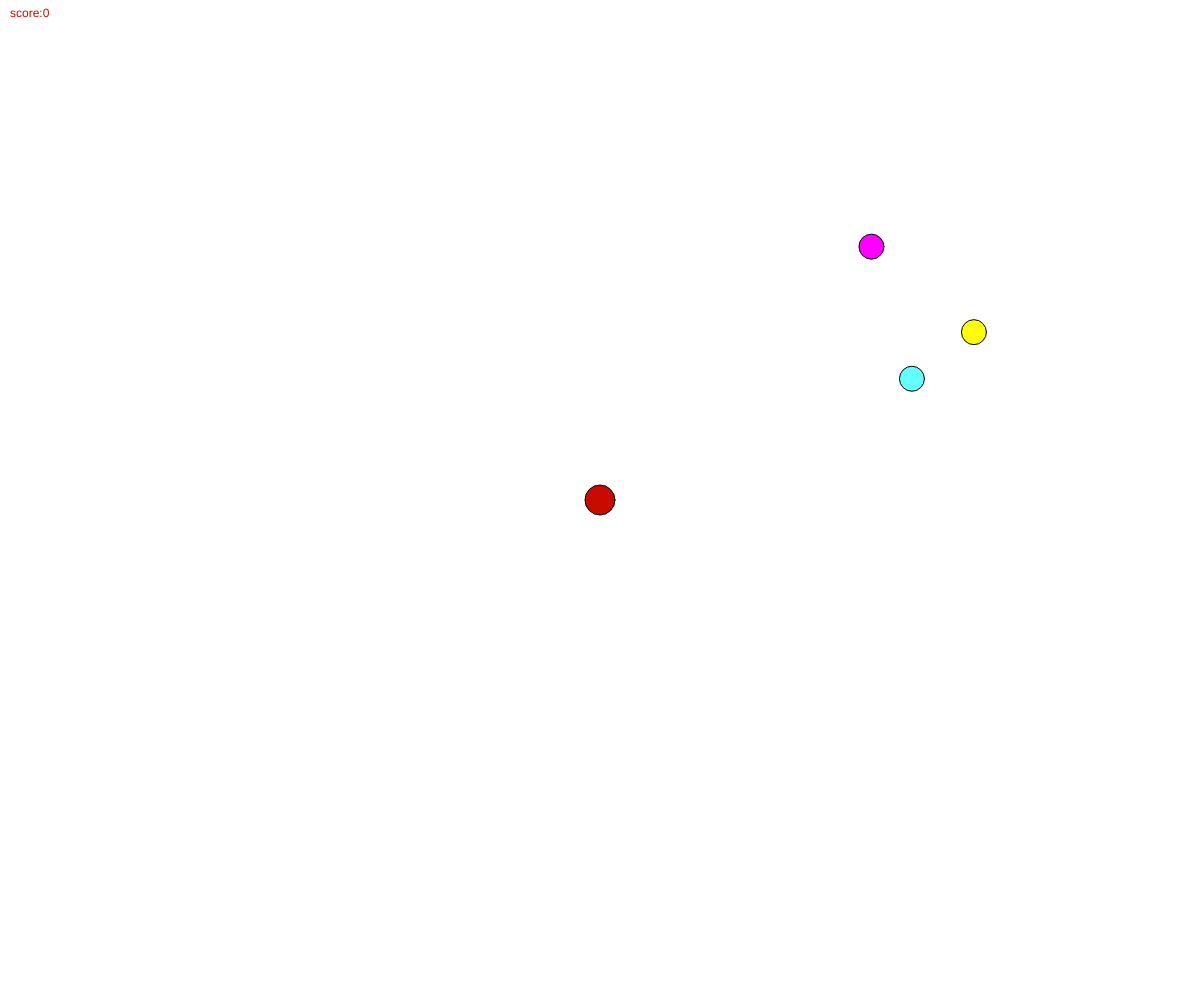
Frame 1 (no input)
Frame 60 (no input): identical to frame 1, image omitted
Frame 120 (the mouse pressed at the canvas centre since frame 60): identical to frame 1, image omitted

The p5.js sketch that drew this single still picture (run headless with seeded random() and noise() and a simulated clock; from frame 60 on, the mouse is pressed at the canvas centre):

// p5.js sketch
// ── sketch.js
var ballSize, vY, vX, accX, accY, posX, posY, 
f, bonus, malus, block, bpX, bpY, blpX, blpY, mpX,
mpY, score;

function setup() {

  createCanvas(windowWidth, windowHeight);

  ellipseMode(CENTER);
  score = 0;
  bonus = 25;
  bpX = random(50, windowWidth);
  bpY = random(50, windowHeight);

  malus = 25;
  mpX = random(50, windowWidth);
  mpY = random(50, windowHeight);

  block = 25;
  blpX = random(50, windowWidth);
  blpY = random(50, windowHeight);

  ballSize = 30;
  vX = 0;
  vY = 0;
  posX = windowWidth / 2;
  posY = windowHeight / 2;
}

function draw() {
  background(255);

  bomablock();
  drawBall();

  /*textSize(45);
  text("Rx: " + floor(rotationX), 100, 100);
  text("Ry: " + floor(rotationY), 100, 150);
  text("Rz: " + floor(rotationZ), 100, 200);
  */
  // soit f la friction.
  f = 0.001;

  //accélération
  accX = rotationY * f;
  accY = rotationX * f;

  //vitesse
  vX += accX;
  vY += accY;

  //position
  posX += vX;
  posY += vY;

  text("score:" + score, 10, 17);

  /*texte afficher
  text("accX: " + floor(accX), 100, 300);
  text("vX: " + floor(vX), 100, 350);
  text("accY: " + floor(accY), 100, 400);
  text("vY: " + floor(vY), 100, 450);
  */

  //condition de rebond sur les bords
  if ((posX + ballSize / 2) >= windowWidth || (posX - ballSize / 2) <= 0) {
    vX = -vX;
  }
  if ((posY + ballSize / 2) >= windowHeight || (posY - ballSize / 2) <= 0) {
    vY = -vY;
  }

  if (dist(posX, posY, bpX, bpY) <= ballSize / 2 + bonus / 2) {
    score = score + 10;

  } else if (dist(posX, posY, mpX, mpY) <= ballSize / 2 + malus / 2) {
    score = score - 10;

  } else if (dist(posX, posY, blpX, blpY) <= ballSize / 2 + block / 2) {
    vX = -vX;
    vY = -vY;
  } else {
    vX = vX;
    vY = vY;
  }
}

function drawBall() {
  fill(200, 10, 0);
  ellipse(posX, posY, ballSize, ballSize);
}
function bomablock() {

  fill(255, 0, 255);
  ellipse(bpX, bpY, bonus, bonus);

  fill(255, 255, 0);
  ellipse(blpX, blpY, block, block);

  fill(100, 255, 255);
  ellipse(mpX, mpY, malus, malus);

}
